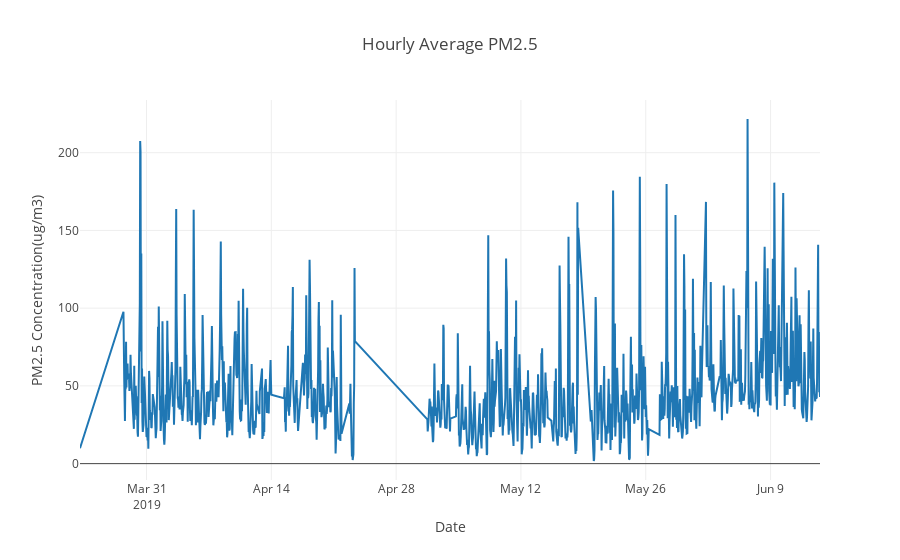

Notebook source saved alongside this figure:
### Code cell
hourly_pm25_trend = go.Scatter(x=hourly_average_airquality_data_concentrations.dropna().index,
                         y = hourly_average_airquality_data_concentrations['PM2.5(Ug/m3)'].dropna().values,
                 ) 

layout = go.Layout(title='Hourly Average PM2.5', xaxis=dict(title='Date'),
                   yaxis=dict(title='PM2.5 Concentration(ug/m3)'))

fig = go.Figure(data=[hourly_pm25_trend], layout=layout)
iplot(fig)
pio.write_image(fig,os.path.join(filepath , 'hourly_average_pm25_concentration_trend.png'))

### Figure 1 — Plotly figure (JSON) as saved in the notebook; plotly's stock layout.template omitted (floating-point values rounded to 4 significant figures; data arrays with more than 128 entries replaced by an {"elided": "..."} marker saying what was removed)
{"data": [{"type": "scatter", "uid": "166017b1-3fc6-4133-bb1a-269ced293f97", "x": {"elided": "1469 str values"}, "y": {"elided": "1469 float values"}}], "layout": {"title": {"text": "Hourly Average PM2.5"}, "xaxis": {"title": {"text": "Date"}}, "yaxis": {"title": {"text": "PM2.5 Concentration(ug/m3)"}}}}
